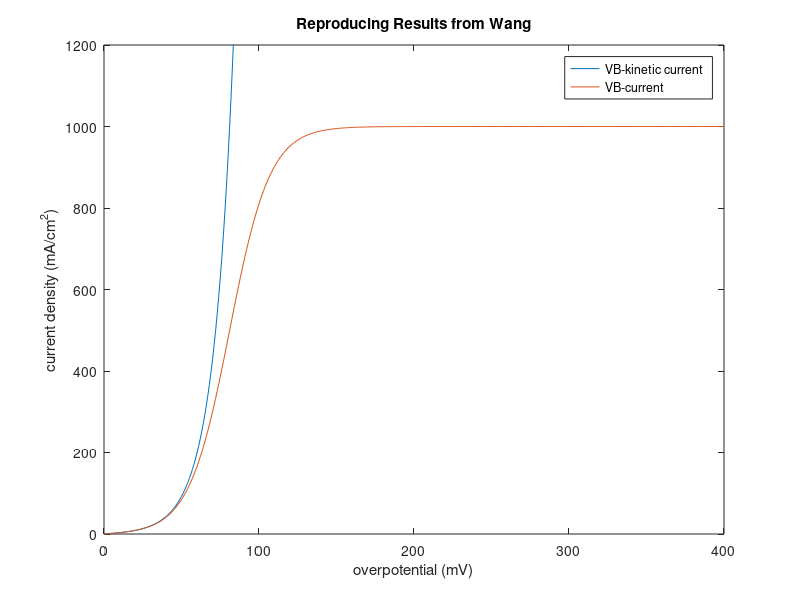
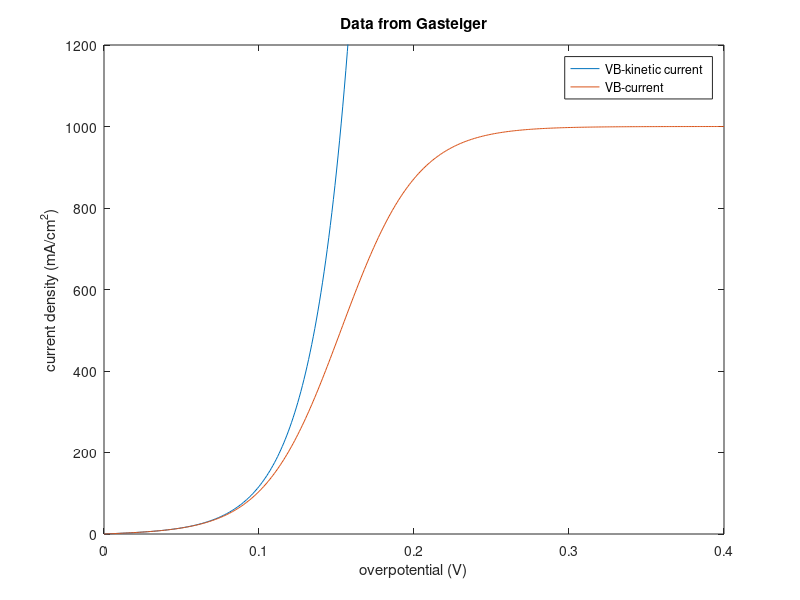

These figures' MATLAB source, in order:

N = 400; %max overpotential

%Wang Journal of The Electrochemical Society, 153 (9) A1732-A1740 (2006)
jo = 2; %mA/cm^2 exchange flux at equilibrium
b = 30; %mV/decade parameter from rotating disk electrode (T?, alpha?)
eta = 0:N; %mV overpotential
jL = 1000; %mV/cm^2 mass transport limiting current
jK = jo*(exp(2.3*eta/b)-exp(-2.3*eta/b)); %kinetic current density
jf = jo*(exp(2.3*eta/b)); %kinetic current of forward reaction
jVB = jK./(1+jf/jL);


figure(1)
plot(eta,jK,eta,jVB);
xlabel('overpotential (mV)');
ylabel('current density (mA/cm^2)');
legend('VB-kinetic current','VB-current')
title('Reproducing Results from Wang')
ylim([0 1200])

%Butler-Volmer with alpha = 0.48
T = 274; %K
jo = 2; %mA/cm^2 exchange flux at equilibrium
n = 2;
alpha = .48; %anodic transfer coefficient
R = 8.314; %J/molK
F = 96485; %A*s/mol
eta2 = 0:0.001:(N/1000); %mV overpotential
jL = 1000; %mA/cm^2 mass transport limiting current
jK = jo*(exp(2*alpha*F/(R*T)*eta2)-exp(-2*alpha*F/(R*T)*eta2)); %kinetic current density
jf = jo*(exp(2*alpha*F/(R*T)*eta2)); %kinetic current of forward reaction
jVB = jK./(1+jf/jL);

figure(2)
plot(eta2,jK,eta2,jVB);
xlabel('overpotential (V)');
ylabel('current density (mA/cm^2)');
legend('VB-kinetic current','VB-current')
title('Data from Gasteiger')
ylim([0 1200])

%does not follow alpha = 2.3*RT/(b*F)
